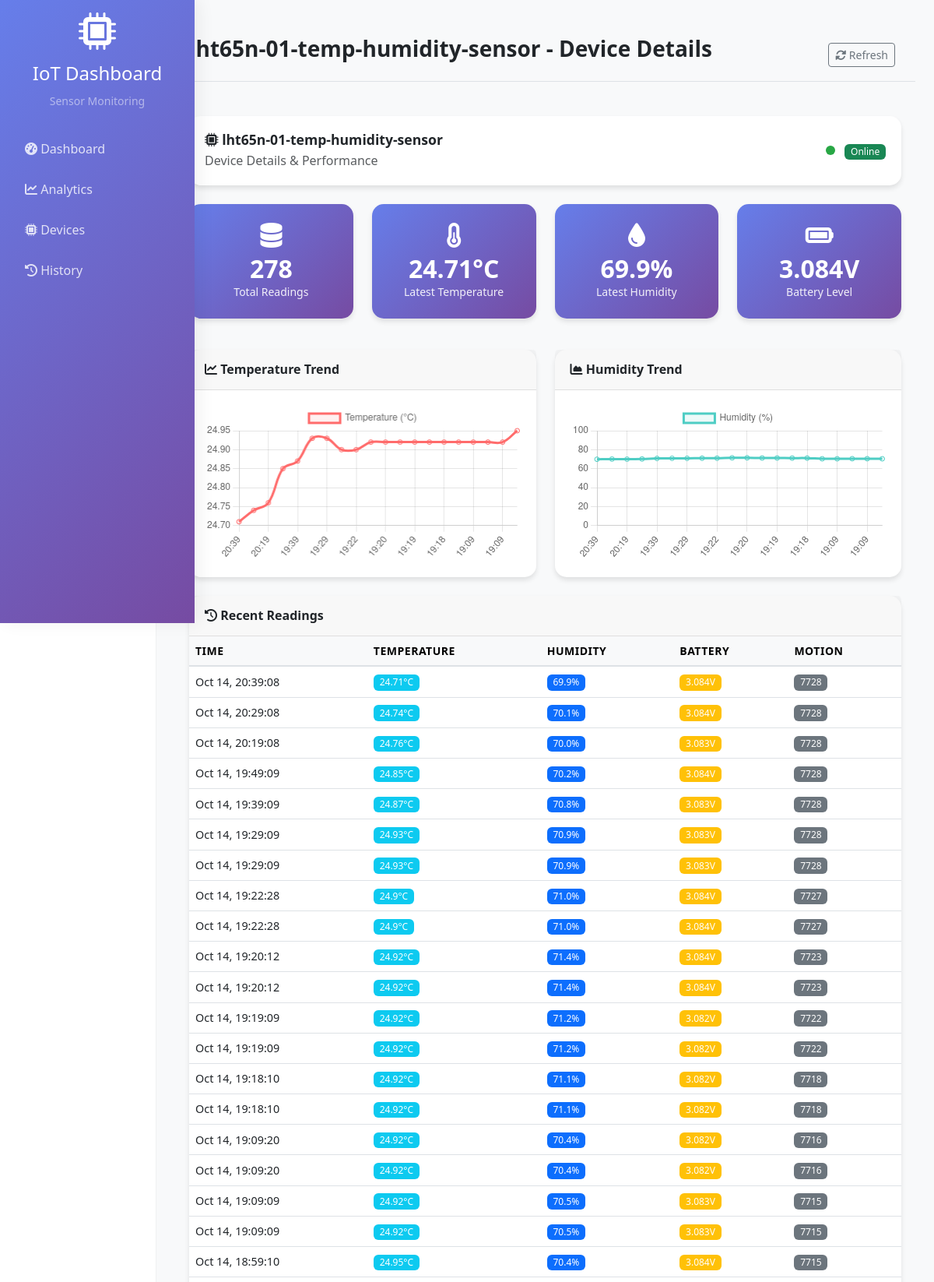
Page /device/lht65n-01-temp-humidity-sensor/ (upper part) on the committed database.
### sensors/models.py (models this page shows, shortened)
class SensorReading(models.Model):
    device_id = models.CharField(max_length=128, db_index=True)
    battery_voltage = models.FloatField(null=True, blank=True)
    humidity = models.FloatField(null=True, blank=True)
    motion_counts = models.IntegerField(null=True, blank=True)
    temperature_c = models.FloatField(null=True, blank=True)
    received_at = models.DateTimeField(db_index=True)
    created_at = models.DateTimeField(auto_now_add=True)
    class Meta:
        ordering = ["-received_at", "-id"]

### sensors/views.py (the view)
# urls.py: path("device/<str:device_id>/", views.device_detail, name="device_detail"),
def device_detail(request: HttpRequest, device_id: str):
    device_readings = SensorReading.objects.filter(device_id=device_id).order_by(
        "-received_at"
    )
    latest = device_readings.first()
    return render(
        request,
        "sensors/device_detail.html",
        {
            "device_id": device_id,
            "readings": device_readings[:100],
            "latest": latest,
            "total_readings": device_readings.count(),
        },
    )

### sensors/templates/sensors/device_detail.html (shortened to what this page needs)
{% extends 'sensors/base.html' %}
{% block page_title %}{{ device_id }} - Device Details{% endblock %}
{% block content %}
<div class="row mb-4">
    <div class="col-12">
        <div class="card">
            <div class="card-body">
                <div class="d-flex justify-content-between align-items-center">
                    <div>
                        <h4 class="mb-1">
                            <i class="fas fa-microchip"></i> {{ device_id }}
                        </h4>
                        <p class="text-muted mb-0">Device Details & Performance</p>
                    </div>
                    <div class="text-end">
                        <span class="status-indicator {% if latest %}status-online{% else %}status-offline{% endif %}"></span>
                        <span class="badge {% if latest %}bg-success{% else %}bg-danger{% endif %}">
                            {% if latest %}Online{% else %}Offline{% endif %}
                        </span>
                    </div>
                </div>
            </div>
        </div>
    </div>
</div>
<div class="row mb-4">
    <div class="col-md-3 mb-3">
        <div class="card metric-card">
            <div class="card-body text-center">
                <i class="fas fa-database fa-2x mb-2"></i>
                <div class="metric-value">{{ total_readings }}</div>
                <div class="small">Total Readings</div>
            </div>
        </div>
    </div>
    <div class="col-md-3 mb-3">
        <div class="card metric-card">
            <div class="card-body text-center">
                <i class="fas fa-thermometer-half fa-2x mb-2"></i>
                <div class="metric-value">{{ latest.temperature_c|default:"--" }}°C</div>
                <div class="small">Latest Temperature</div>
            </div>
        </div>
    </div>
    <div class="col-md-3 mb-3">
        <div class="card metric-card">
            <div class="card-body text-center">
                <i class="fas fa-tint fa-2x mb-2"></i>
                <div class="metric-value">{{ latest.humidity|default:"--" }}%</div>
                <div class="small">Latest Humidity</div>
            </div>
        </div>
    </div>
    <div class="col-md-3 mb-3">
        <div class="card metric-card">
            <div class="card-body text-center">
                <i class="fas fa-battery-full fa-2x mb-2"></i>
                <div class="metric-value">{{ latest.battery_voltage|default:"--" }}V</div>
                <div class="small">Battery Level</div>
            </div>
        </div>
    </div>
</div>
<div class="row mb-4">
    <div class="col-md-6">
        <div class="card">
            <div class="card-header">
                <h5 class="mb-0"><i class="fas fa-chart-line"></i> Temperature Trend</h5>
            </div>
            <div class="card-body">
                <canvas id="tempChart" height="200"></canvas>
            </div>
        </div>
    </div>
    <div class="col-md-6">
        <div class="card">
            <div class="card-header">
                <h5 class="mb-0"><i class="fas fa-chart-area"></i> Humidity Trend</h5>
            </div>
            <div class="card-body">
                <canvas id="humidityChart" height="200"></canvas>
            </div>
        </div>
    </div>
</div>
<div class="card">
    <div class="card-header">
        <h5 class="mb-0"><i class="fas fa-history"></i> Recent Readings</h5>
    </div>
    <div class="card-body p-0">
        <div class="table-responsive">
            <table class="table table-hover mb-0">
                <thead class="table-light">
                    <tr>
                        <th>Time</th>
                        <th>Temperature</th>
                        <th>Humidity</th>
                        <th>Battery</th>
                        <th>Motion</th>
                    </tr>
                </thead>
                <tbody>
                    {% for reading in readings %}
                    <tr>
                        <td>{{ reading.received_at|date:"M d, H:i:s" }}</td>
                        <td>
                            {% if reading.temperature_c %}
                                <span class="badge bg-info">{{ reading.temperature_c }}°C</span>
                            {% else %}
                                <span class="text-muted">--</span>
                            {% endif %}
                        </td>
                        <td>
                            {% if reading.humidity %}
                                <span class="badge bg-primary">{{ reading.humidity }}%</span>
                            {% else %}
                                <span class="text-muted">--</span>
                            {% endif %}
                        </td>
                        <td>
                            {% if reading.battery_voltage %}
                                {% if reading.battery_voltage > 3.5 %}
                                    <span class="badge bg-success">{{ reading.battery_voltage }}V</span>
                                {% elif reading.battery_voltage > 3.0 %}
                                    <span class="badge bg-warning">{{ reading.battery_voltage }}V</span>
                                {% else %}
                                    <span class="badge bg-danger">{{ reading.battery_voltage }}V</span>
                                {% endif %}
                            {% else %}
                                <span class="text-muted">--</span>
                            {% endif %}
                        </td>
                        <td>
                            {% if reading.motion_counts %}
                                <span class="badge bg-secondary">{{ reading.motion_counts }}</span>
                            {% else %}
                                <span class="text-muted">--</span>
                            {% endif %}
                        </td>
                    </tr>
                    {% endfor %}
                </tbody>
            </table>
        </div>
    </div>
</div>
{% endblock %}
{% block extra_js %}
<script>
// Temperature chart
const tempCtx = document.getElementById('tempChart').getContext('2d');
const tempData = [{% for reading in readings|slice:":20" %}{% if reading.temperature_c %}{{ reading.temperature_c }}{% else %}null{% endif %}{% if not forloop.last %},{% endif %}{% endfor %}];
const tempLabels = [{% for reading in readings|slice:":20" %}"{{ reading.received_at|date:"H:i" }}"{% if not forloop.last %},{% endif %}{% endfor %}];
new Chart(tempCtx, {
    type: 'line',
    data: {
        labels: tempLabels,
        datasets: [{
            label: 'Temperature (°C)',
            data: tempData,
            borderColor: '#ff6b6b',
            backgroundColor: 'rgba(255, 107, 107, 0.1)',
            tension: 0.4
        }]
    },
    options: {
        responsive: true,
        maintainAspectRatio: false,
        scales: {
            y: { beginAtZero: false }
        }
    }
});
// Humidity chart
const humidityCtx = document.getElementById('humidityChart').getContext('2d');
const humidityData = [{% for reading in readings|slice:":20" %}{% if reading.humidity %}{{ reading.humidity }}{% else %}null{% endif %}{% if not forloop.last %},{% endif %}{% endfor %}];
const humidityLabels = [{% for reading in readings|slice:":20" %}"{{ reading.received_at|date:"H:i" }}"{% if not forloop.last %},{% endif %}{% endfor %}];
new Chart(humidityCtx, {
    type: 'line',
    data: {
        labels: humidityLabels,
        datasets: [{
            label: 'Humidity (%)',
            data: humidityData,
            borderColor: '#4ecdc4',
            backgroundColor: 'rgba(78, 205, 196, 0.1)',
            tension: 0.4
        }]
    },
    options: {
        responsive: true,
        maintainAspectRatio: false,
        scales: {
            y: { beginAtZero: true, max: 100 }
        }
    }
});
</script>
{% endblock %}

### sensors/templates/sensors/base.html (style rules this page uses)
.card { border: none; border-radius: 15px; box-shadow: 0 4px 6px rgba(0,0,0,0.1); transition: transform 0.3s ease; }
.metric-card { background: linear-gradient(135deg, #667eea 0%, #764ba2 100%); color: white; }
.metric-card .card-body { padding: 1.5rem; }
.metric-value { font-size: 2rem; font-weight: 600; line-height: 1.2; }
.card-header h5 { font-size: 1.1rem; font-weight: 600; margin: 0; }
.metric-card .small { font-size: 0.875rem; font-weight: 500; opacity: 0.9; }
.table th { font-size: 0.875rem; font-weight: 600; text-transform: uppercase; letter-spacing: 0.5px; }
.table td { font-size: 0.9rem; vertical-align: middle; }
.badge { font-size: 0.75rem; font-weight: 500; }
.row { margin-bottom: 1.5rem; }
.card-body { padding: 1.25rem; }
.card-header { padding: 1rem 1.25rem; border-bottom: 1px solid rgba(0,0,0,0.1); }
.status-indicator { width: 12px; height: 12px; border-radius: 50%; display: inline-block; margin-right: 8px; }
.status-online { background: #28a745; }
.main-content h4 { font-size: 1.1rem; font-weight: 600; margin-bottom: 0.5rem; }
.main-content h5 { font-size: 1rem; font-weight: 600; margin-bottom: 0.5rem; }
.content-wrapper > .row:first-child { margin-top: 0; }
.table-responsive { border-radius: 0 0 15px 15px; }
.table thead th { background-color: #f8f9fa; border-bottom: 2px solid #dee2e6; }

### rows in the picture
SensorReading: temperature_c "24.71", humidity "69.9", battery_voltage "3.084", received_at "Oct 14, 20:39:08", motion_counts "7728"
SensorReading: received_at "Oct 14, 20:29:08", temperature_c "24.74", humidity "70.1", battery_voltage "3.084", motion_counts "7728"
SensorReading: received_at "Oct 14, 20:19:08", temperature_c "24.76", humidity "70.0", battery_voltage "3.083", motion_counts "7728"
SensorReading: received_at "Oct 14, 19:49:09", temperature_c "24.85", humidity "70.2", battery_voltage "3.084", motion_counts "7728"
SensorReading: received_at "Oct 14, 19:39:09", temperature_c "24.87", humidity "70.8", battery_voltage "3.083", motion_counts "7728"
SensorReading: received_at "Oct 14, 19:29:09", temperature_c "24.93", humidity "70.9", battery_voltage "3.083", motion_counts "7728"
SensorReading: received_at "Oct 14, 19:29:09", temperature_c "24.93", humidity "70.9", battery_voltage "3.083", motion_counts "7728"
SensorReading: received_at "Oct 14, 19:22:28", temperature_c "24.9", humidity "71.0", battery_voltage "3.084", motion_counts "7727"
SensorReading: received_at "Oct 14, 19:22:28", temperature_c "24.9", humidity "71.0", battery_voltage "3.084", motion_counts "7727"
SensorReading: received_at "Oct 14, 19:20:12", temperature_c "24.92", humidity "71.4", battery_voltage "3.084", motion_counts "7723"
SensorReading: received_at "Oct 14, 19:20:12", temperature_c "24.92", humidity "71.4", battery_voltage "3.084", motion_counts "7723"
SensorReading: received_at "Oct 14, 19:19:09", temperature_c "24.92", humidity "71.2", battery_voltage "3.082", motion_counts "7722"
SensorReading: received_at "Oct 14, 19:19:09", temperature_c "24.92", humidity "71.2", battery_voltage "3.082", motion_counts "7722"
SensorReading: received_at "Oct 14, 19:18:10", temperature_c "24.92", humidity "71.1", battery_voltage "3.082", motion_counts "7718"
SensorReading: received_at "Oct 14, 19:18:10", temperature_c "24.92", humidity "71.1", battery_voltage "3.082", motion_counts "7718"
SensorReading: received_at "Oct 14, 19:09:20", temperature_c "24.92", humidity "70.4", battery_voltage "3.082", motion_counts "7716"
SensorReading: received_at "Oct 14, 19:09:20", temperature_c "24.92", humidity "70.4", battery_voltage "3.082", motion_counts "7716"
SensorReading: received_at "Oct 14, 19:09:09", temperature_c "24.92", humidity "70.5", battery_voltage "3.083", motion_counts "7715"
SensorReading: received_at "Oct 14, 19:09:09", temperature_c "24.92", humidity "70.5", battery_voltage "3.083", motion_counts "7715"
SensorReading: received_at "Oct 14, 18:59:10", temperature_c "24.95", humidity "70.4", battery_voltage "3.084", motion_counts "7715"

### other values in the picture
{{ device_id }} "lht65n-01-temp-humidity-sensor"
{{ total_readings }} "278"
chart data {{ reading.temperature_c }} 24.71, 24.74, 24.76, 24.85, 24.87, 24.93, 24.93, 24.9, 24.9, 24.92, 24.92, 24.92, 24.92, 24.92, 24.92, 24.92, 24.92, 24.92, 24.92, 24.95
chart data {{ reading.received_at|date:"H:i" }} 20:39, 20:29, 20:19, 19:49, 19:39, 19:29, 19:29, 19:22, 19:22, 19:20, 19:20, 19:19, 19:19, 19:18, 19:18, 19:09, 19:09, 19:09, 19:09, 18:59
chart data {{ reading.humidity }} 69.9, 70.1, 70.0, 70.2, 70.8, 70.9, 70.9, 71.0, 71.0, 71.4, 71.4, 71.2, 71.2, 71.1, 71.1, 70.4, 70.4, 70.5, 70.5, 70.4
